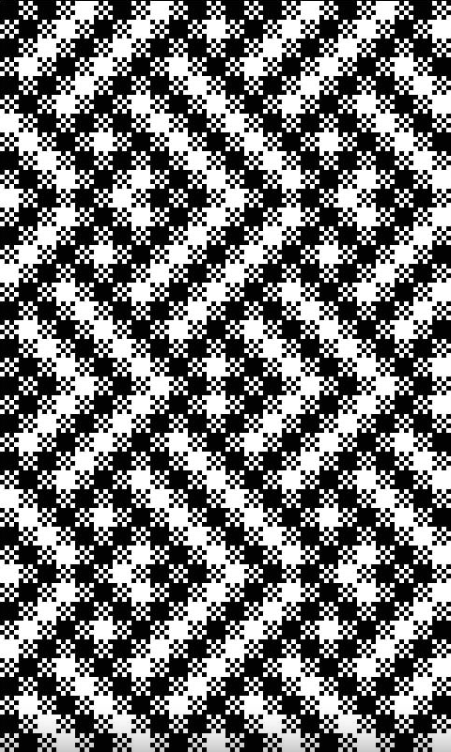
#> input picture OpenCV_Test_1/complex_96_160.png, 451 x 752 px
$ jupyter execute OpenCV_shape_detect.ipynb   (shell and % lines are left out)
#> lines starting #> are read from the running program, lines starting #| are printed output that depends on the picture; after the words box and inside, x2 and y2 are one past the last pixel; in counts of white or black regions, pixels touching at a corner belong together
# OpenCV Shape Detection in HP AI Studio

This notebook implements shape detection using OpenCV's contour approximation method.

**Features:**
- Detects triangles, rectangles, squares, pentagons, and circles
- Uses contour approximation for shape identification
- MLflow tracking for experiment logging
- Interactive visualization of results

**Platform:** HP AI Studio with Deep Learning Workspace

## 1. System Dependencies Setup (Run First)

⚠️ **Important:** Run this cell at the start of each workspace session to ensure all system dependencies are installed.

[cell 1]
import subprocess
import sys

# Install system dependencies (these don't persist in HP AI Studio)
print("Installing system dependencies for OpenCV...")
print("This may take 30-60 seconds...\n")

try:
    # Update package lists
    subprocess.run(['sudo', 'apt-get', 'update', '-qq'], check=True)
#> (this line was passed over: subprocess is not available in this run)
    print("✓ Package lists updated")

    # Install OpenGL libraries (required for cv2)
    subprocess.run(['sudo', 'apt-get', 'install', '-y', '-qq',
                    'libgl1-mesa-glx',      # OpenGL library (fixes libGL.so.1 error)
                    'libglib2.0-0',         # GLib library
                    'libsm6',               # Session Management library
                    'libxext6',             # X11 extensions
                    'libxrender-dev',       # X Rendering Extension
                    'libgomp1',             # OpenMP library
                    'libglib2.0-0'],        # Additional dependencies
                   check=True)
#> (this line was passed over: subprocess is not available in this run)
    print("✓ OpenGL and X11 libraries installed")

    # Install image format libraries (optional but recommended)
    subprocess.run(['sudo', 'apt-get', 'install', '-y', '-qq',
                    'libjpeg-dev', 'libpng-dev', 'libtiff-dev'],
                   check=True)
#> (this line was passed over: subprocess is not available in this run)
    print("✓ Image format libraries installed")

    print("\n✓ All system dependencies installed successfully!")
    print("  OpenCV should now work correctly.\n")

except subprocess.CalledProcessError as e:
    print(f"\n⚠ Warning: System dependency installation failed: {e}")
    print("  Trying to continue anyway...")
except Exception as e:
    print(f"\n⚠ Warning: Unexpected error: {e}")
    print("  Trying to continue anyway...")

## 2. Quick Fix (If you get libGL.so.1 error)

If you already ran the imports and got the `libGL.so.1` error, run this cell to fix it immediately:

[cell 2]
# Emergency fix for libGL.so.1 error
import subprocess

print("Installing missing OpenGL library...")
try:
    subprocess.run(['sudo', 'apt-get', 'update', '-qq'], check=True)
#> (this line was passed over: subprocess is not available in this run)
    subprocess.run(['sudo', 'apt-get', 'install', '-y', 'libgl1-mesa-glx'], check=True)
#> (this line was passed over: subprocess is not available in this run)
#> in detect_shapes_in_image, image is the input picture: shape (752, 451, 3); mean B, G, R 117.4, 117.4, 117.4
    print("✓ Fixed! Now restart the kernel and run all cells from the beginning.")
    print("  (Kernel → Restart Kernel in the menu)")
except Exception as e:
    print(f"Error: {e}")

## 3. Install Python Packages

These packages persist across workspace restarts in HP AI Studio.

[cell 3]
# Install required packages (these persist in HP AI Studio)
print("✓ Python packages installed")

## 4. Import Libraries

[cell 4]
import cv2
import numpy as np
import imutils
import matplotlib.pyplot as plt
from matplotlib.patches import Rectangle
import os
import mlflow
import mlflow.pyfunc
from datetime import datetime

# Configure matplotlib for inline display
plt.rcParams['figure.figsize'] = (12, 8)

print(f"OpenCV Version: {cv2.__version__}")
print(f"imutils Version: {imutils.__version__}")
print("✓ All libraries imported successfully")

## 5. Shape Detector Class

This class implements the shape detection algorithm using contour approximation.

[cell 5]
class ShapeDetector:
    """
    Shape detector using contour approximation.

    Methods:
        detect(c): Identifies shape from contour
    """

    def __init__(self):
        pass

    def detect(self, c):
        """
        Detect shape from contour using vertex counting.

        Args:
            c: OpenCV contour

        Returns:
            str: Shape name (triangle, rectangle, square, pentagon, circle)
        """
        # Initialize shape name
        shape = "unidentified"

        # Calculate perimeter and approximate contour
        peri = cv2.arcLength(c, True)
        approx = cv2.approxPolyDP(c, 0.04 * peri, True)

        # Shape identification based on number of vertices
        if len(approx) == 3:
            shape = "triangle"

        elif len(approx) == 4:
            # Compute bounding box and aspect ratio
            (x, y, w, h) = cv2.boundingRect(approx)
            ar = w / float(h)
            shape = "square"

        elif len(approx) == 5:
            shape = "pentagon"

        else:
            # Assume circle for shapes with many vertices
            shape = "circle"

        return shape

print("✓ ShapeDetector class defined")

## 6. Image Processing Functions

[cell 6]
def preprocess_image(image, resize_width=300):
    """
    Preprocess image for shape detection.

    Args:
        image: Input image (BGR)
        resize_width: Target width for resizing

    Returns:
        tuple: (resized_image, ratio, gray, blurred, thresh)
    """
#> called with resize_width = 300
    # Resize image
    resized = imutils.resize(image, width=resize_width)
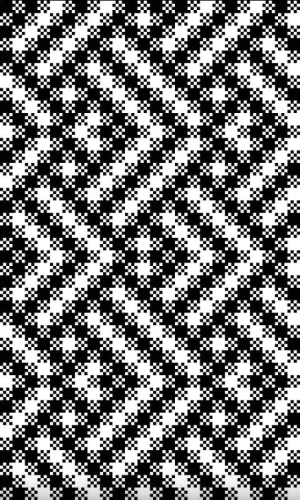
#> resized: shape (500, 300, 3); mean B, G, R 117.4, 117.4, 117.4
    ratio = image.shape[0] / float(resized.shape[0])

    # Convert to grayscale
    gray = cv2.cvtColor(resized, cv2.COLOR_BGR2GRAY)

    # Apply Gaussian blur
    blurred = cv2.GaussianBlur(gray, (5, 5), 0)
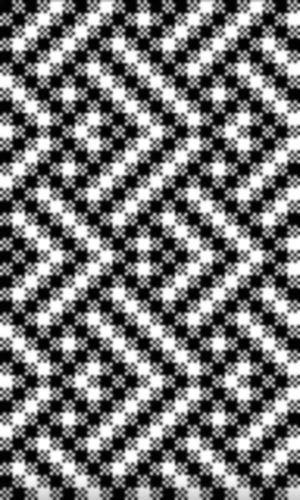
#> blurred: shape (500, 300); min 2, max 255, mean 117.5

    # Threshold to create binary image
    thresh = cv2.threshold(gray, 60, 255, cv2.THRESH_BINARY)[1]
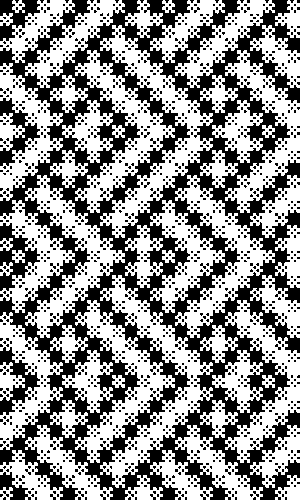
#> thresh: shape (500, 300); 55.7% white; 1891 black regions (1885 under 20 px)
    #thresh = gray

    return resized, ratio, gray, blurred, thresh


def detect_shapes_in_image(image_path, visualize=True):
    """
    Detect shapes in an image and optionally visualize results.

    Args:
        image_path: Path to input image
        visualize: Whether to display results

    Returns:
        dict: Detection results with shape counts and image
    """
    # Load image
    image = cv2.imread(image_path)
    if image is None:
        raise ValueError(f"Could not load image: {image_path}")

    # Preprocess
    resized, ratio, gray, blurred, thresh = preprocess_image(image)
#> ratio = 1.5

    # Find contours
    cnts = cv2.findContours(thresh.copy(), cv2.RETR_EXTERNAL, cv2.CHAIN_APPROX_SIMPLE)
#> cnts = 56 contours; largest, box (x1, y1, x2, y2) and area: (100, 25, 213, 238) 5727, (100, 275, 213, 488) 5696, (175, 175, 275, 338) 4483, (25, 175, 125, 338) 4482, (75, 50, 175, 213) 4478
    cnts = imutils.grab_contours(cnts)

    # Initialize shape detector and results
    sd = ShapeDetector()
    shape_counts = {}

    # Process each contour
    for c in cnts:
        # Compute center of contour
        M = cv2.moments(c)
        if M["m00"] == 0:
            continue

        cX = int((M["m10"] / M["m00"]) * ratio)
        cY = int((M["m01"] / M["m00"]) * ratio)

        # Detect shape
        shape = sd.detect(c)

        # Update counts
        shape_counts[shape] = shape_counts.get(shape, 0) + 1

        # Scale contour back to original size
        c = c.astype("float")
        c *= ratio
        c = c.astype("int")

        # Draw contour and label
        cv2.drawContours(image, [c], -1, (0, 255, 0), 2)
#> this loop made 56 passes
#> (cX, cY, shape, peri in detect, approx in detect, x in detect, y in detect, w in detect) on passes 3 to 6: (215, 737, 'square', 175.8, [[125, 490], [125, 499], [162, 496], [146, 475]], 125, 475, 38), (270, 719, 'square', 330.9, [[150, 465], [175, 499], [212, 496], [171, 450]], 150, 450, 63), (44, 719, 'square', 332.3, [[0, 465], [25, 499], [62, 496], [21, 450]], 0, 450, 63), (419, 686, 'square', 330.8, [[296, 425], [250, 465], [266, 487], [299, 462]], 250, 425, 50)
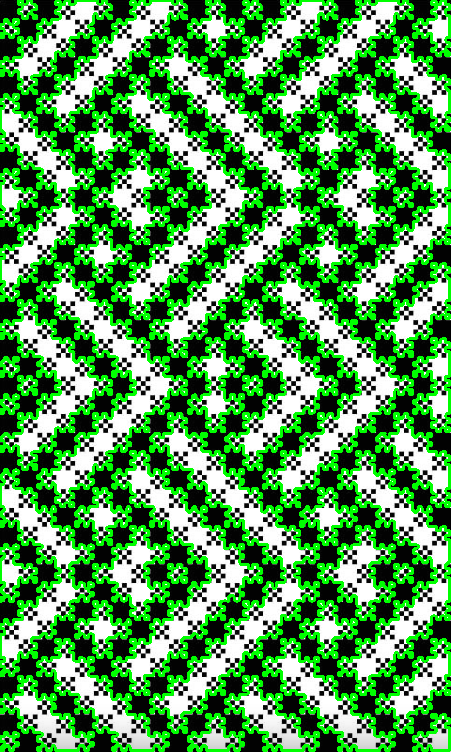
#> image: shape (752, 451, 3); mean B, G, R 80.6, 150.5, 80.6
#> after the loop, shape_counts = {'circle': 14, 'square': 37, 'triangle': 5}
        #cv2.putText(image, shape, (cX, cY), cv2.FONT_HERSHEY_SIMPLEX,0.5, (255, 255, 255), 2)

    # Visualize if requested
    if visualize:
        fig, axes = plt.subplots(2, 2, figsize=(15, 12))

        # Original preprocessed image
        axes[0, 0].imshow(cv2.cvtColor(resized, cv2.COLOR_BGR2RGB))
        axes[0, 0].set_title('Original Resized Image')
        axes[0, 0].axis('off')

        # Thresholded image
        axes[0, 1].imshow(thresh, cmap='gray')
        axes[0, 1].set_title('Thresholded Image')
        axes[0, 1].axis('off')

        # Result with detections
        axes[1, 0].imshow(cv2.cvtColor(image, cv2.COLOR_BGR2RGB))
        axes[1, 0].set_title('Detected Shapes')
        axes[1, 0].axis('off')

        # Shape counts bar chart
        if shape_counts:
            axes[1, 1].bar(shape_counts.keys(), shape_counts.values(), color='steelblue')
            axes[1, 1].set_title('Shape Distribution')
            axes[1, 1].set_xlabel('Shape Type')
            axes[1, 1].set_ylabel('Count')
            axes[1, 1].tick_params(axis='x', rotation=45)
        else:
            axes[1, 1].text(0.5, 0.5, 'No shapes detected',
                           ha='center', va='center', fontsize=14)
            axes[1, 1].axis('off')

        plt.tight_layout()
        plt.show()
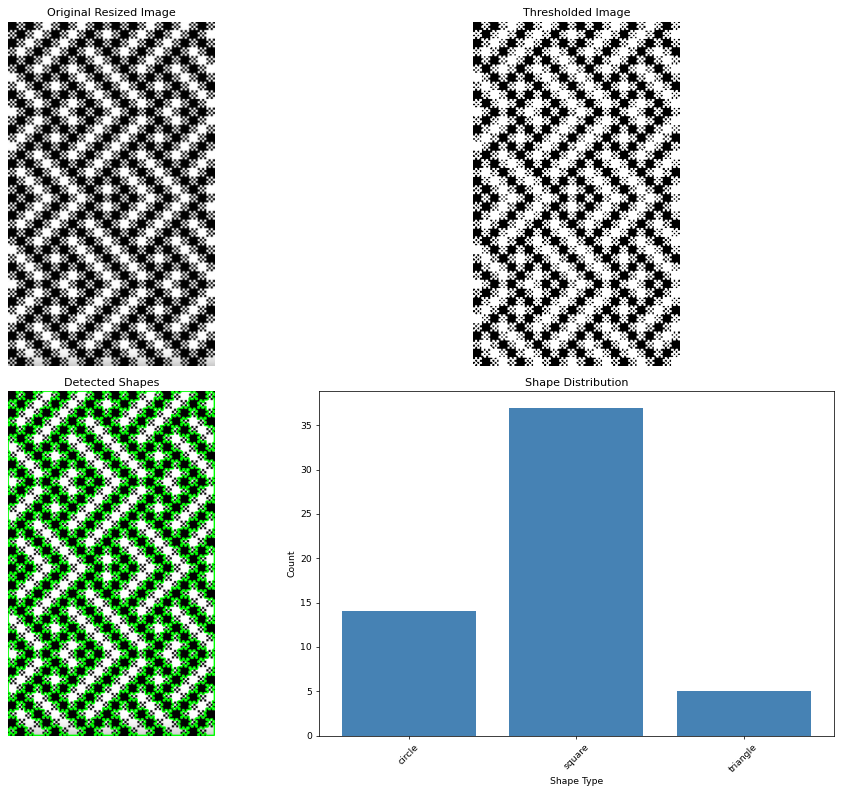
#> figure drawn by matplotlib, 4 panels; panel 4: tallest bar 37 high, from x = 0.6 to 1.4

    return {
        'image': image,
        'shape_counts': shape_counts,
        'total_shapes': sum(shape_counts.values()),
        'image_path': image_path
    }

print("✓ Image processing functions defined")

## 7. Configuration

Set your image path and MLflow experiment name here.

[cell 7]
# Configuration
IMAGE_PATH = 'complex_96_160.png'  # Update this path
EXPERIMENT_NAME = 'shape_detection_opencv'
RESIZE_WIDTH = 300
THRESHOLD_VALUE = 60

# Set MLflow experiment
mlflow.set_experiment(EXPERIMENT_NAME)

print(f"Configuration:")
print(f"  Image Path: {IMAGE_PATH}")
print(f"  Experiment: {EXPERIMENT_NAME}")
print(f"  Resize Width: {RESIZE_WIDTH}")
print(f"  Threshold: {THRESHOLD_VALUE}")

## 8. Run Shape Detection with MLflow Tracking

[cell 8]
# Start MLflow run
with mlflow.start_run(run_name=f"detection_{datetime.now().strftime('%Y%m%d_%H%M%S')}"):

    # Log parameters
    mlflow.log_param("resize_width", RESIZE_WIDTH)
    mlflow.log_param("threshold_value", THRESHOLD_VALUE)
    mlflow.log_param("image_path", IMAGE_PATH)

    # Run detection
    print("Running shape detection...")
    results = detect_shapes_in_image(IMAGE_PATH, visualize=True)
#> results = 4 items

    # Log metrics
    mlflow.log_metric("total_shapes", results['total_shapes'])
    for shape, count in results['shape_counts'].items():
        mlflow.log_metric(f"count_{shape}", count)
#> this loop made 3 passes
#> (shape, count) on passes 1 to 3: ('circle', 14), ('square', 37), ('triangle', 5)

    # Log results as artifact
    print(f"\n✓ Detection Complete!")
    print(f"  Total shapes detected: {results['total_shapes']}")
#|   Total shapes detected: 56
    print(f"  Shape distribution: {results['shape_counts']}")
#|   Shape distribution: {'circle': 14, 'square': 37, 'triangle': 5}

    # Save output image
    output_path = '/tmp/detected_shapes.png'
    cv2.imwrite(output_path, results['image'])
    mlflow.log_artifact(output_path, "output_images")

    print(f"\n✓ Results logged to MLflow")
    print(f"  View results in the Monitor tab")

## 9. Batch Processing Multiple Images

Process all images in a directory.

[cell 9]
# [52 lines left out: function batch_process_images, not called in this run]

# Example usage (uncomment to run):
# batch_results = batch_process_images('/path/to/image/directory')

## 10. Interactive Testing

Test the detector on sample shapes.

[cell 10]
def create_test_image():
    """
    Create a test image with various shapes.
    """
    # Create blank white image
    img = np.ones((600, 800, 3), dtype=np.uint8) * 255

    # Draw shapes
    # Triangle
    pts = np.array([[100, 100], [200, 100], [150, 200]], np.int32)
    cv2.fillPoly(img, [pts], (255, 0, 0))

    # Rectangle
    cv2.rectangle(img, (250, 100), (400, 200), (0, 255, 0), -1)

    # Square
    cv2.rectangle(img, (450, 100), (550, 200), (0, 0, 255), -1)

    # Circle
    cv2.circle(img, (150, 350), 70, (255, 255, 0), -1)

    # Pentagon
    pts = np.array([[400, 300], [500, 300], [520, 400], [380, 400], [380, 350]], np.int32)
    cv2.fillPoly(img, [pts], (255, 0, 255))
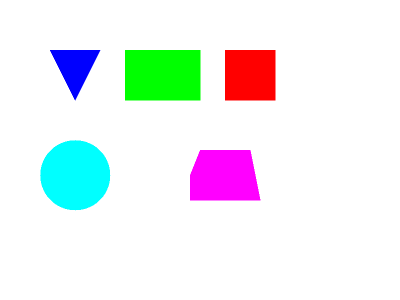
#> img: shape (600, 800, 3) (shown at 1/2 size); mean of channels 0, 1, 2 241.5, 240.1, 236; drawn as B, G, R

    # Save test image
    test_path = '/tmp/test_shapes.png'
    cv2.imwrite(test_path, img)

    return test_path

# Create and test on synthetic image
print("Creating test image with known shapes...")
test_image_path = create_test_image()
print(f"✓ Test image created at: {test_image_path}")

# Run detection on test image
print("\nRunning detection on test image...")
test_results = detect_shapes_in_image(test_image_path, visualize=True)
#> call 2 of detect_shapes_in_image, with image_path = '/tmp/test_shapes.png', visualize = True
#> call 2 of preprocess_image, with resize_width = 300
#> in preprocess_image (call 2), `gray = cv2.cvtColor(resized, cv2.COLOR_BGR2GRAY)`:
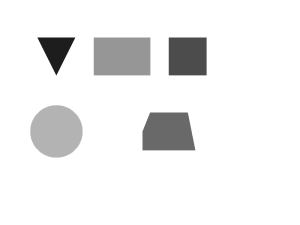
#> gray: shape (225, 300); min 29, max 255, mean 239
#> in preprocess_image (call 2), `thresh = cv2.threshold(gray, 60, 255, cv2.THRESH_BINARY)[1]`:
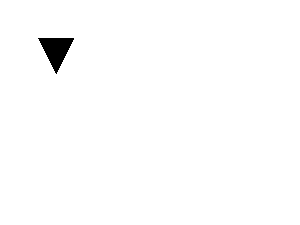
#> thresh: shape (225, 300); 99% white; 1 black region
#> in detect_shapes_in_image (call 2), `resized, ratio, gray, blurred, thresh = preprocess_image(image)`: ratio = 2.67
#> in detect_shapes_in_image (call 2), `cnts = cv2.findContours(thresh.copy(), cv2.RETR_EXTERNAL, cv2.CHAIN_AP..`: cnts = 1 contour; box (x1, y1, x2, y2) and area: (0, 0, 300, 225) 66976
#> in detect_shapes_in_image (call 2), `cnts = imutils.grab_contours(cnts)`: cnts = [[[0, 0], [0, 224], [299, 224], [299, 0]]]
#> the loop in detect_shapes_in_image (call 2), `for c in cnts:` made 1 pass
#> (c, cX, cY, shape, peri in detect, approx in detect, x in detect, y in detect) on pass 1: ([[0, 0], [0, 597], [797, 597], [797, 0]], 398, 298, 'square', 1046, [[0, 0], [0, 224], [299, 224], [299, 0]], 0, 0)
#> after the loop in detect_shapes_in_image (call 2), `for c in cnts:`:
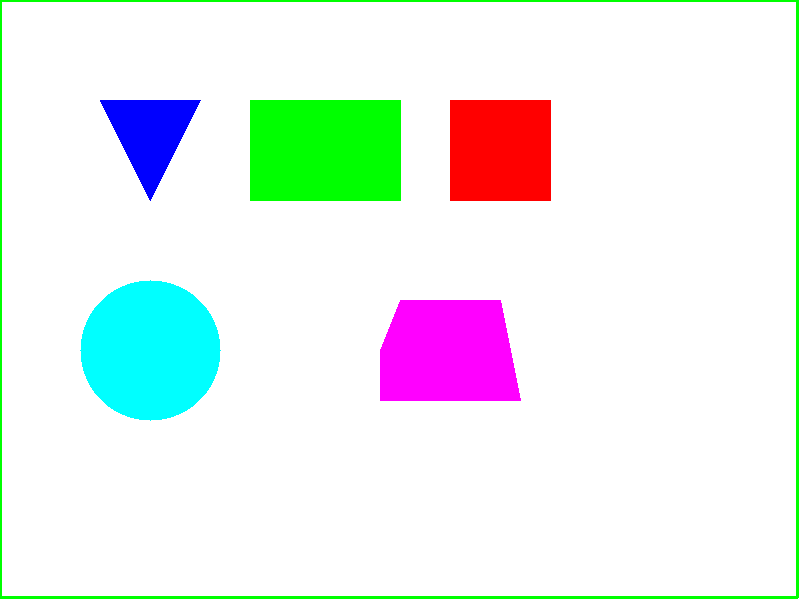
#> image: shape (600, 800, 3); 1.45% of pixels changed, all inside (x1, y1, x2, y2) = (0, 0, 799, 599)
#> after the loop in detect_shapes_in_image (call 2), `for c in cnts:`: shape_counts = {'square': 1}
#> in detect_shapes_in_image (call 2), `plt.show()`:
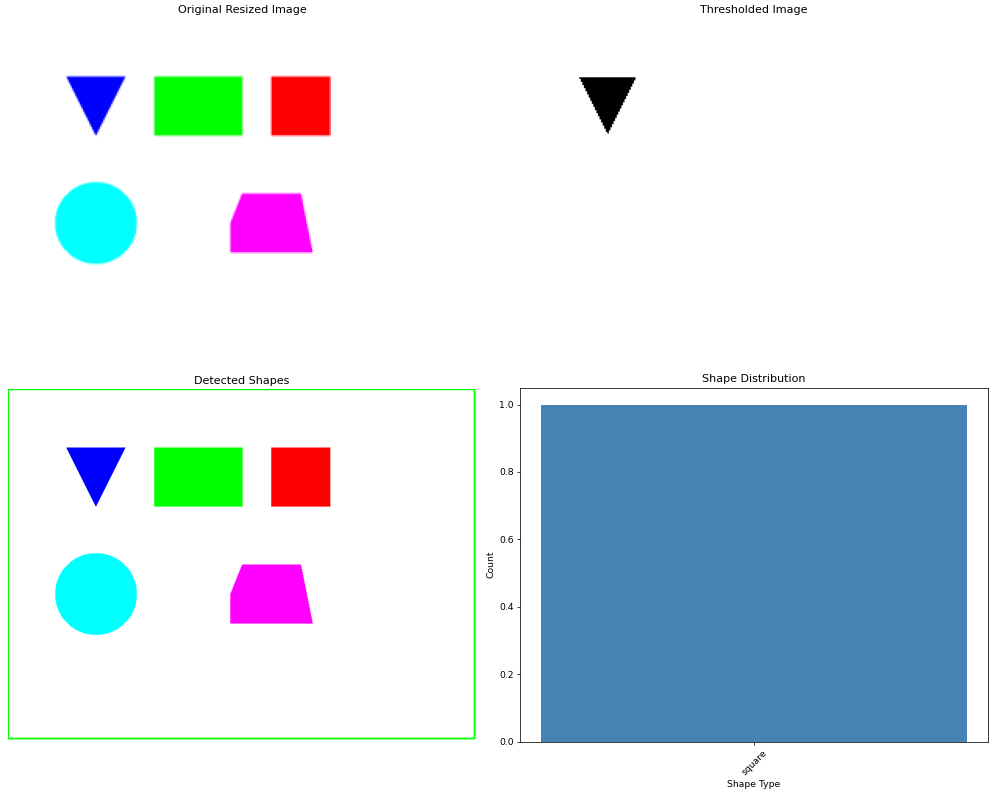
#> figure drawn by matplotlib, 4 panels
#> test_results = 4 items
